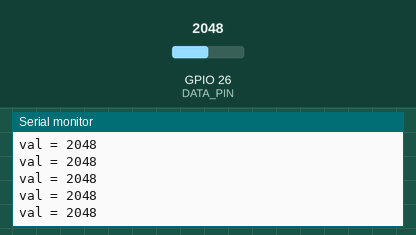
Simulated run of this sketch. Board: ESP32. On the bench: the last lines printed to the serial monitor. The test bench sets the inputs (shaded band); at power-on: GPIO 26 (DATA_PIN) = 2048.

Above: at 1.2 s.
1.3 s: GPIO 26 (DATA_PIN) set to 2866
At 1.31 s:
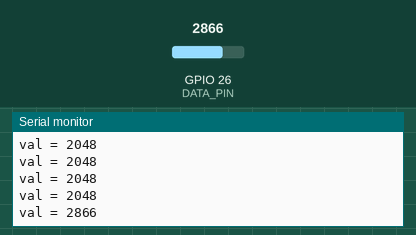
2.8 s: GPIO 26 (DATA_PIN) set to 3603
At 2.81 s:
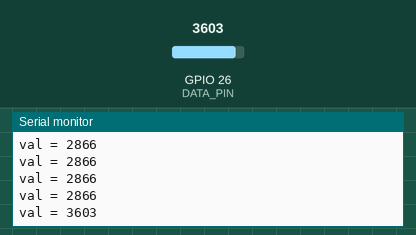
Timing chart, 0 to 5.8 s (numbered marks = the images above; inputs shaded):
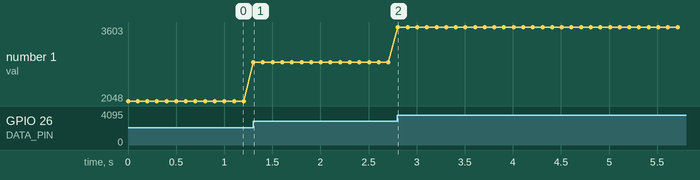

Measured:
- after the input at 1.3 s, the serial monitor: prints a new line at once (image 1)
- after the input at 2.8 s, the serial monitor: prints a new line at once (image 2)
- plotted number 1: 2048 → 2866 after the input at 1.3 s, 2866 → 3603 after the input at 2.8 s

The sketch:

MH_Sensor.ino
```cpp
#define DATA_PIN 26

void setup() {
    Serial.begin(115200);
    pinMode(DATA_PIN, INPUT);
}

void loop() {
    int val = analogRead(DATA_PIN);
    Serial.print("val = ");
    Serial.println(val);
    delay(100);
}
```
